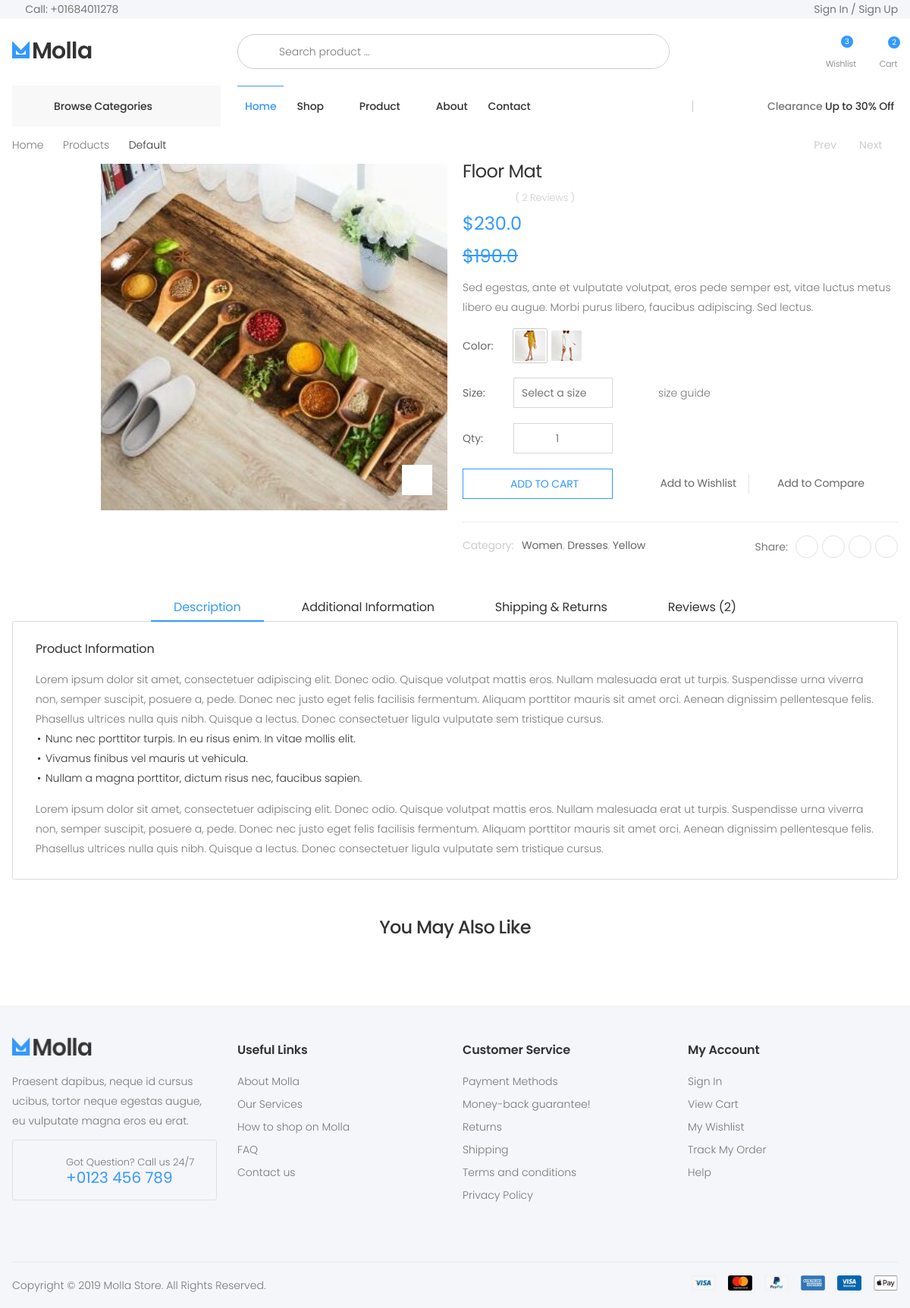
The app's page /product/floor-mat, older data.
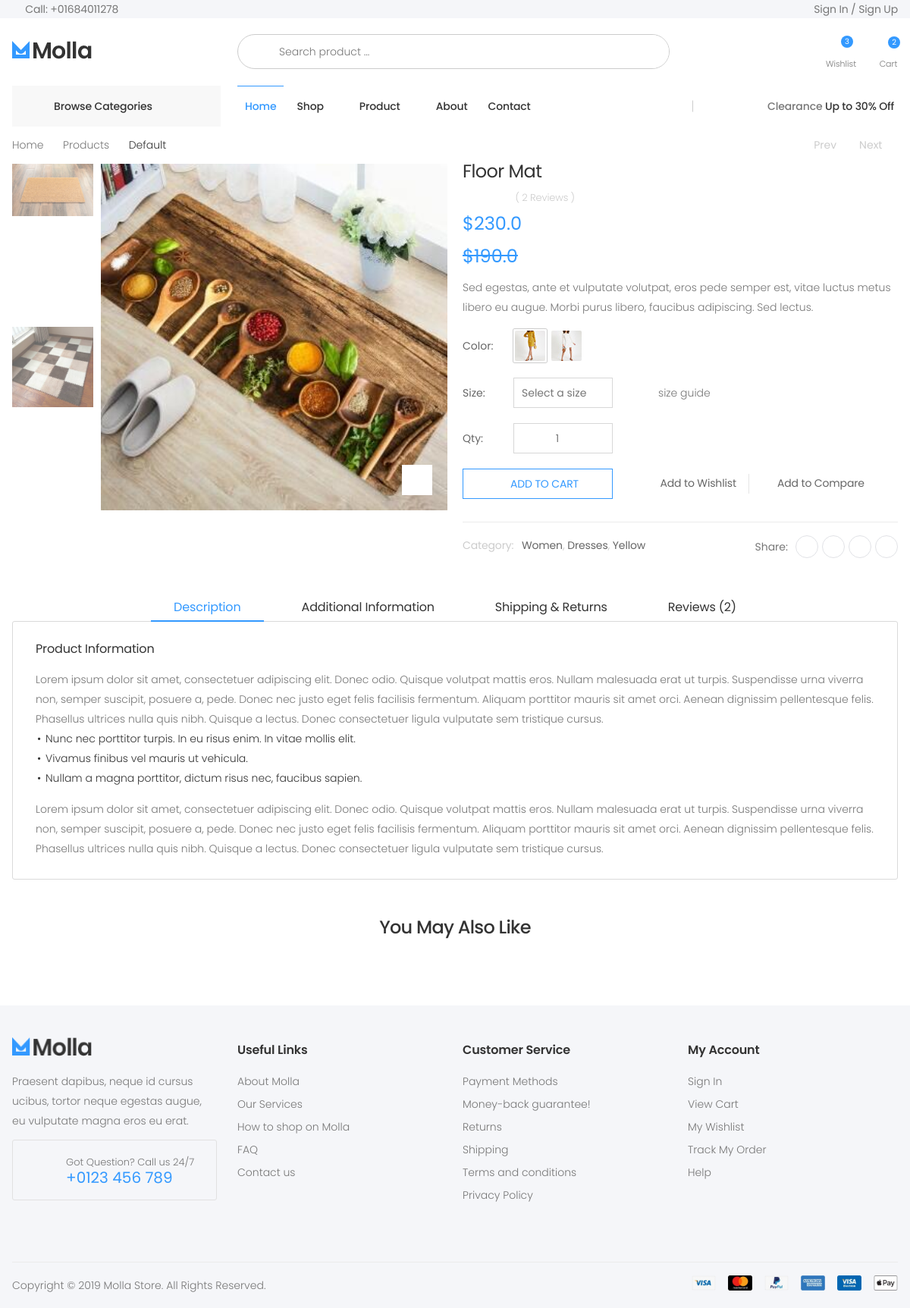
The same page, newer data.
### store/models.py (models this page shows, shortened)
class Product(models.Model):
    name = models.CharField(max_length=255,blank=False,null=False)
    category = models.ForeignKey(Category, on_delete=models.CASCADE, related_name='category')
    preview_des = models.CharField(max_length=255, verbose_name='Short Description')
    description = models.TextField(max_length=1000, verbose_name='Description')
    image = models.ImageField(upload_to='products',blank=False,null=False)
    price = models.FloatField()
    old_price = models.FloatField(default=0.00)
    is_stock = models.BooleanField(default=True)
    slug = models.SlugField(unique=True)
    created = models.DateTimeField(auto_now_add=True)
    class Meta:
        ordering = ['-created']

class ProductImages(models.Model):
    product = models.ForeignKey(Product,on_delete=models.CASCADE)
    image = models.FileField(upload_to='product_gallery')
    created = models.DateTimeField(auto_now_add=True)

### store/views.py (the view)
# urls.py: path('product/<slug>',views.ProductDetailView.as_view(), name = 'product-details' ),
class ProductDetailView(DetailView):
    model = Product
    template_name = 'store/product.html'
    context_object_name = 'item'
    def get_context_data(self, **kwargs):
        context = super().get_context_data(**kwargs)
        context['product_images'] = ProductImages.objects.filter(product = self.object.id)
        return context

### templates/store/product.html (shortened to what this page needs)
{% extends 'base.html' %}
{% block body %}
  <main class="main">
            <nav aria-label="breadcrumb" class="breadcrumb-nav border-0 mb-0">
                <div class="container d-flex align-items-center">
                    <ol class="breadcrumb">
                        <li class="breadcrumb-item"><a href="index.html">Home</a></li>
                        <li class="breadcrumb-item"><a href="#">Products</a></li>
                        <li class="breadcrumb-item active" aria-current="page">Default</li>
                    </ol>
                    <nav class="product-pager ml-auto" aria-label="Product">
                        <a class="product-pager-link product-pager-prev" href="#" aria-label="Previous" tabindex="-1">
                            <i class="icon-angle-left"></i>
                            <span>Prev</span>
                        </a>
                        <a class="product-pager-link product-pager-next" href="#" aria-label="Next" tabindex="-1">
                            <span>Next</span>
                            <i class="icon-angle-right"></i>
                        </a>
                    </nav>
                </div>
            </nav>
            <div class="page-content">
                <div class="container">
                    <div class="product-details-top">
                        <div class="row">
                            <div class="col-md-6">
                                <div class="product-gallery product-gallery-vertical">
                                    <div class="row">
                                        <figure class="product-main-image">
                                            <img id="product-zoom" src="{{ item.image.url }}" data-zoom-image="assets/images/products/single/1-big.jpg" alt="product image">
                                            <a href="#" id="btn-product-gallery" class="btn-product-gallery">
                                                <i class="icon-arrows"></i>
                                            </a>
                                        </figure>
                                        <div id="product-zoom-gallery" class="product-image-gallery">
                                            {% for product_image in product_images %}
                                            <a class="product-gallery-item" href="#" data-image="{{product_image.image.url}}" data-zoom-image="{{product_image.image.url}}">
                                                <img src="{{product_image.image.url}}" alt="product cross">
                                            </a>
                                            {% endfor %}
                                        </div>
                                    </div>
                                </div>
                            </div>
                            <div class="col-md-6">
                                <div class="product-details">
                                    <h1 class="product-title">{{ item.name }}</h1>
                                    <div class="ratings-container">
                                        <div class="ratings">
                                            <div class="ratings-val" style="width: 80%;"></div>
                                        </div>
                                        <a class="ratings-text" href="#product-review-link" id="review-link">( 2 Reviews )</a>
                                    </div>
                                    <div class="product-price">
                                        ${{ item.price }}
                                    </div>
                                    {% if item.old_price %}
                                    <div class="product-price">
                                        <del>${{ item.old_price }}</del>
                                    </div>
                                    {% endif  %}
                                    <div class="product-content">
                                        <p>Sed egestas, ante et vulputate volutpat, eros pede semper est, vitae luctus metus libero eu augue. Morbi purus libero, faucibus adipiscing. Sed lectus. </p>
                                    </div>
                                    <div class="details-filter-row details-row-size">
                                        <label>Color:</label>
                                        <div class="product-nav product-nav-thumbs">
                                            <a href="#" class="active">
                                                <img src="assets/images/products/single/1-thumb.jpg" alt="product desc">
                                            </a>
                                            <a href="#">
                                                <img src="assets/images/products/single/2-thumb.jpg" alt="product desc">
                                            </a>
                                        </div>
                                    </div>
                                    <div class="details-filter-row details-row-size">
                                        <label for="size">Size:</label>
                                        <div class="select-custom">
                                            <select name="size" id="size" class="form-control">
                                                <option value="#" selected="selected">Select a size</option>
                                            </select>
                                        </div>
                                        <a href="#" class="size-guide"><i class="icon-th-list"></i>size guide</a>
                                    </div>
                                    <div class="details-filter-row details-row-size">
                                        <label for="qty">Qty:</label>
                                        <div class="product-details-quantity">
                                            <input type="number" id="qty" class="form-control" value="1" min="1" max="10" step="1" data-decimals="0" required>
                                        </div>
                                    </div>
                                    <div class="product-details-action">
                                        <a href="#" class="btn-product btn-cart"><span>add to cart</span></a>
                                        <div class="details-action-wrapper">
                                            <a href="#" class="btn-product btn-wishlist" title="Wishlist"><span>Add to Wishlist</span></a>
                                            <a href="#" class="btn-product btn-compare" title="Compare"><span>Add to Compare</span></a>
                                        </div>
                                    </div>
                                    <div class="product-details-footer">
                                        <div class="product-cat">
                                            <span>Category:</span>
                                            <a href="#">Women</a>,
                                            <a href="#">Dresses</a>,
                                            <a href="#">Yellow</a>
                                        </div>
                                        <div class="social-icons social-icons-sm">
                                            <span class="social-label">Share:</span>
                                            <a href="#" class="social-icon" title="Facebook" target="_blank"><i class="icon-facebook-f"></i></a>
                                            <a href="#" class="social-icon" title="Twitter" target="_blank"><i class="icon-twitter"></i></a>
                                            <a href="#" class="social-icon" title="Instagram" target="_blank"><i class="icon-instagram"></i></a>
                                            <a href="#" class="social-icon" title="Pinterest" target="_blank"><i class="icon-pinterest"></i></a>
                                        </div>
                                    </div>
                                </div>
                            </div>
                        </div>
                    </div>
                    <div class="product-details-tab">
                        <ul class="nav nav-pills justify-content-center" role="tablist">
                            <li class="nav-item">
                                <a class="nav-link active" id="product-desc-link" data-toggle="tab" href="#product-desc-tab" role="tab" aria-controls="product-desc-tab" aria-selected="true">Description</a>
                            </li>
                            <li class="nav-item">
                                <a class="nav-link" id="product-info-link" data-toggle="tab" href="#product-info-tab" role="tab" aria-controls="product-info-tab" aria-selected="false">Additional information</a>
                            </li>
                            <li class="nav-item">
                                <a class="nav-link" id="product-shipping-link" data-toggle="tab" href="#product-shipping-tab" role="tab" aria-controls="product-shipping-tab" aria-selected="false">Shipping & Returns</a>
                            </li>
                            <li class="nav-item">
                                <a class="nav-link" id="product-review-link" data-toggle="tab" href="#product-review-tab" role="tab" aria-controls="product-review-tab" aria-selected="false">Reviews (2)</a>
                            </li>
                        </ul>
                        <div class="tab-content">
                            <div class="tab-pane fade show active" id="product-desc-tab" role="tabpanel" aria-labelledby="product-desc-link">
                                <div class="product-desc-content">
                                    <h3>Product Information</h3>
                                    <p>Lorem ipsum dolor sit amet, consectetuer adipiscing elit. Donec odio. Quisque volutpat mattis eros. Nullam malesuada erat ut turpis. Suspendisse urna viverra non, semper suscipit, posuere a, pede. Donec nec justo eget felis facilisis fermentum. Aliquam porttitor mauris sit amet orci. Aenean dignissim pellentesque felis. Phasellus ultrices nulla quis nibh. Quisque a lectus. Donec consectetuer ligula vulputate sem tristique cursus. </p>
                                    <ul>
                                        <li>Nunc nec porttitor turpis. In eu risus enim. In vitae mollis elit. </li>
                                        <li>Vivamus finibus vel mauris ut vehicula.</li>
                                        <li>Nullam a magna porttitor, dictum risus nec, faucibus sapien.</li>
                                    </ul>
                                    <p>Lorem ipsum dolor sit amet, consectetuer adipiscing elit. Donec odio. Quisque volutpat mattis eros. Nullam malesuada erat ut turpis. Suspendisse urna viverra non, semper suscipit, posuere a, pede. Donec nec justo eget felis facilisis fermentum. Aliquam porttitor mauris sit amet orci. Aenean dignissim pellentesque felis. Phasellus ultrices nulla quis nibh. Quisque a lectus. Donec consectetuer ligula vulputate sem tristique cursus. </p>
                                </div>
                            </div>
                        </div>
                    </div>
                    <h2 class="title text-center mb-4">You May Also Like</h2>
                </div>
            </div>
        </main>
{% endblock %}

Row changes from the older to the newer data that the page shows:
added ProductImages: image (picture)
added ProductImages: image (picture)
